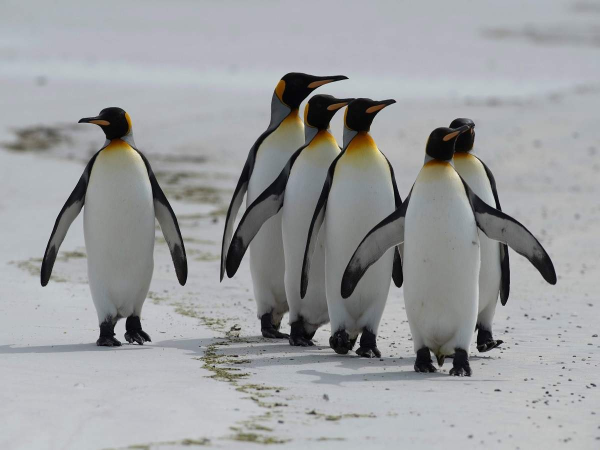
#> input picture penguin.jpg, 1200 x 900 px, found by its file name (shown at 1/2 size)
$ python 3.py
#> lines starting #> are read from the running program, lines starting #| are printed output that depends on the picture
import cv2
import numpy as np

#Chapter 3: Resizing and cropping


img = cv2.imread(r"D:/ML/New folder/penguin.jpg")
#> img is the input picture: shape (900, 1200, 3); mean B, G, R 159.2, 157.3, 155.7
img1=img[0:1200,200:1300]
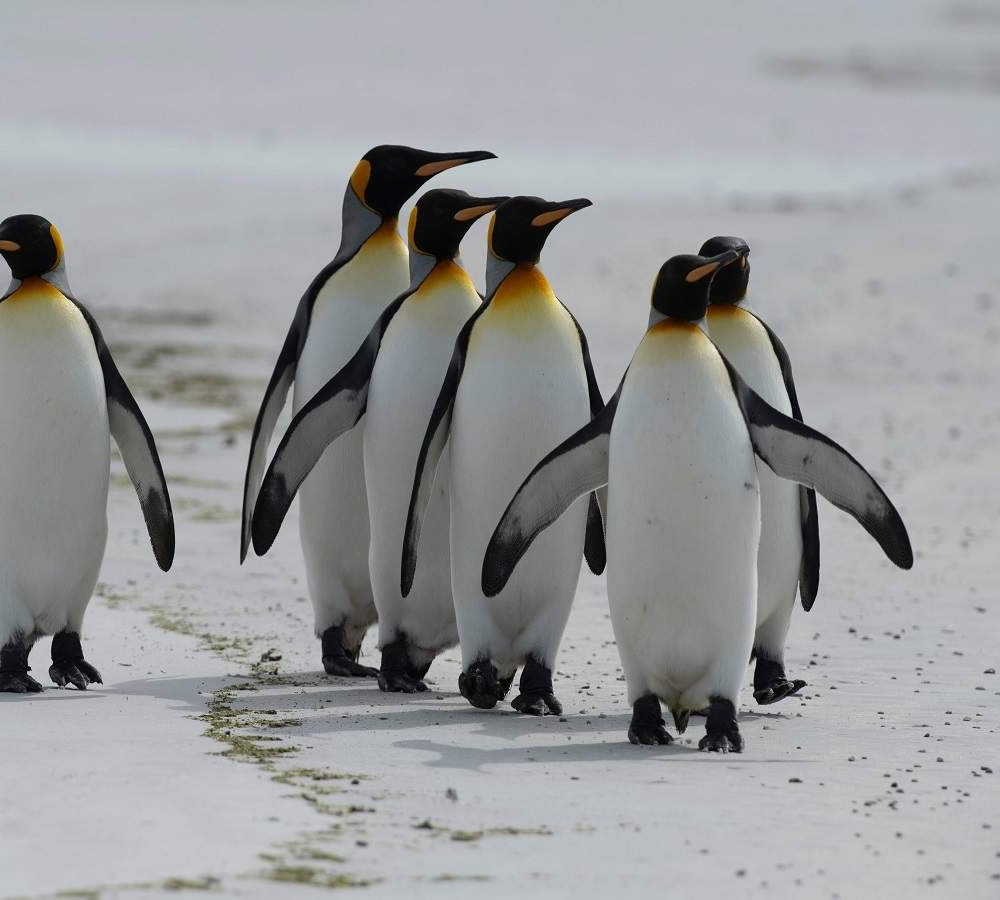
#> img1: shape (900, 1000, 3); mean B, G, R 155.3, 153.8, 152.6
cv2.imshow("first",img)
cv2.imshow("Second",img1)
cv2.waitKey(0)
cv2.destroyAllWindows()

$ run again, with Capture.PNG saved as penguin.jpg
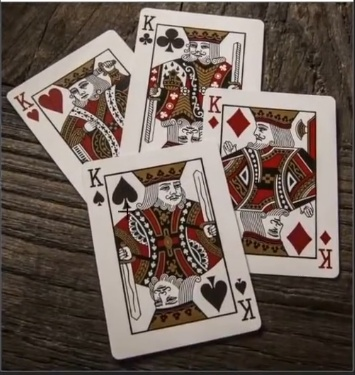
#> input picture Capture.PNG, 355 x 375 px, found by its file name
#> img is the input picture: shape (375, 355, 3); mean B, G, R 88.2, 96.4, 110.6
#> `img1=img[0:1200,200:1300]`:
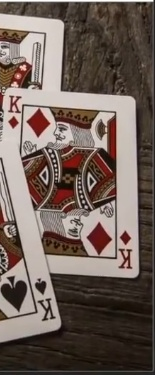
#> img1: shape (375, 155, 3); mean B, G, R 89, 96.5, 111.5
